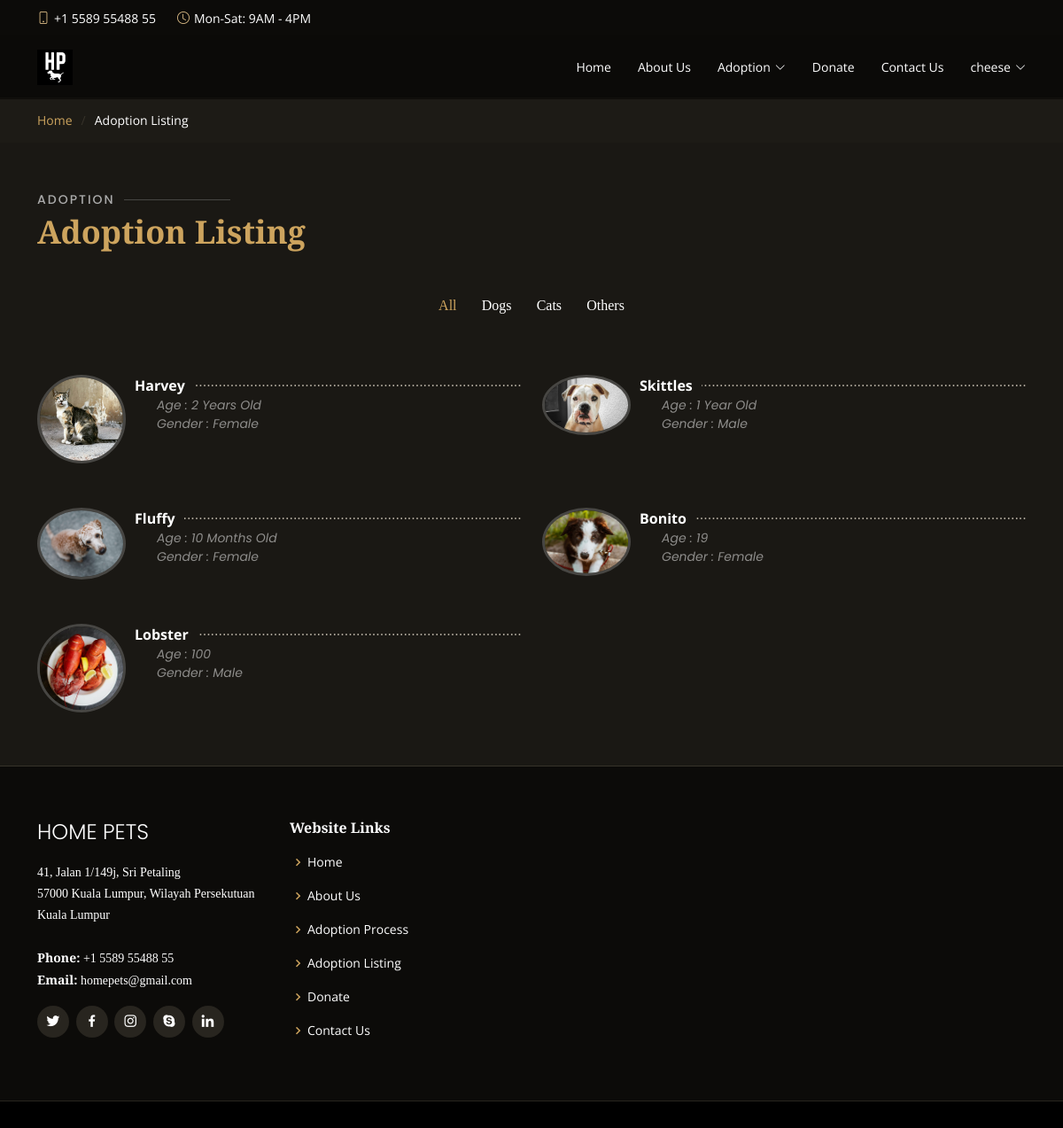
The page /user/adoptionListing.php (signed in) on the database its author committed.
### tables this page shows
CREATE TABLE `animal` (
  `id` int(11) NOT NULL,
  `animalName` varchar(100) NOT NULL,
  `animalType` varchar(100) NOT NULL,
  `gender` varchar(10) NOT NULL,
  `age` varchar(100) NOT NULL,
  `colour` varchar(100) NOT NULL,
  `vaccinated` varchar(10) NOT NULL,
  `dewormed` varchar(10) NOT NULL,
  `neutered` varchar(10) NOT NULL,
  `animalCondition` varchar(100) NOT NULL,
  `imgType` varchar(5) NOT NULL
);

### user/adoptionListing.php (the view, shortened to what this page needs)
<!DOCTYPE html>
<html lang="en">
<head>
  <link href="../assets/vendor/animate.css/animate.min.css" rel="stylesheet">
  <link href="../assets/vendor/aos/aos.css" rel="stylesheet">
  <link href="../assets/vendor/bootstrap/css/bootstrap.min.css" rel="stylesheet">
  <link href="../assets/vendor/bootstrap-icons/bootstrap-icons.css" rel="stylesheet">
  <link href="../assets/vendor/boxicons/css/boxicons.min.css" rel="stylesheet">
  <link href="../assets/vendor/glightbox/css/glightbox.min.css" rel="stylesheet">
  <link href="../assets/vendor/swiper/swiper-bundle.min.css" rel="stylesheet">
  <link href="../assets/css/style.css" rel="stylesheet">
</head>
<body>
  <div id="topbar" class="d-flex align-items-center fixed-top">
    <div class="container d-flex justify-content-center justify-content-md-between">
      <div class="contact-info d-flex align-items-center">
        <i class="bi bi-phone d-flex align-items-center"><span>+1 5589 55488 55</span></i>
        <i class="bi bi-clock d-flex align-items-center ms-4"><span> Mon-Sat: 9AM - 4PM</span></i>
      </div>
    </div>
  </div>
  <header id="header" class="fixed-top d-flex align-items-center">
    <div class="container-fluid container-xl d-flex align-items-center justify-content-lg-between">
      <a href="main.php" class="logo me-auto me-lg-0"><img src="../assets/img/logo.png" alt="" class="img-fluid"></a>
      <nav id="navbar" class="navbar order-last order-lg-0">
        <ul>
          <li><a class="nav-link scrollto" href="main.php">Home</a></li>
          <li><a class="nav-link scrollto" href="aboutUs.php">About Us</a></li>
          <li class="dropdown"><a href="#"><span>Adoption</span> <i class="bi bi-chevron-down"></i></a>
          </li>
          <li><a class="nav-link scrollto" href="donate.php">Donate</a></li>
          <li><a class="nav-link scrollto" href="contactUs.php">Contact Us</a></li>
              <li class='dropdown'><a href='#'><span><?php echo $_SESSION['user']['username']; ?></span><i class='bi bi-chevron-down'></i></a>
          </li>
        </ul>
      </nav>
    </div>
  </header>
  <main id="main">
    <section class="breadcrumbs">
      <div class="container">
        <div class="d-flex justify-content-between align-items-center">
          <ol>
            <li><a href="main.php">Home</a></li>
            <li>Adoption Listing</li>
          </ol>
        </div>
      </div>
    </section>
  </main>
<section id="menu" class="menu section-bg">
  <div class="container" data-aos="fade-up">
    <div class="section-title">
      <h2>Adoption</h2>
      <p>Adoption Listing</p>
    </div>
    <div class="row" data-aos="fade-up" data-aos-delay="100">
      <div class="col-lg-12 d-flex justify-content-center">
        <ul id="menu-flters">
          <li data-filter="*" class="filter-active">All</li>
          <li data-filter=".filter-Dog">Dogs</li>
          <li data-filter=".filter-Cat">Cats</li>
          <li data-filter=".filter-Other">Others</li>
        </ul>
      </div>
    </div>
    <div class="row menu-container" data-aos="fade-up" data-aos-delay="200">
    <?php
          $conn = mysqli_connect("localhost", "root", "", "hpusers");
          $sql = "SELECT animalName, age, gender, colour, imgType, id, animalType FROM animal";
          $result = $conn->query($sql);
          if ($result->num_rows > 0) {
          while($row = $result->fetch_assoc()) {
            echo "<div class='col-lg-6 menu-item filter-" . $row["animalType"] . "'>";
            echo "<img src='../assets/img/animals/" . $row["animalName"] . "." . $row["imgType"] . "' class='menu-img'>";
            echo "<div class='menu-content'>";
            echo "<a href='animalProfile.php?id=" . $row["id"] . "'>". $row["animalName"] . "</a>";
            echo "</div>";
            echo "<div class='menu-ingredients'> Age : " . $row["age"];
            echo "</div>";
            echo "<div class='menu-ingredients'> Gender : " . $row["gender"];
            echo "</div>";
            echo "</div>";
          }
          }
          else {
            echo "0 results";
          }
        ?>
    </div>
  </div>
</section>
  <footer id="footer">
    <div class="footer-top">
      <div class="container">
        <div class="row">
          <div class="col-lg-3 col-md-6">
            <div class="footer-info">
              <h3>Home Pets</h3>
              <p>
                41, Jalan 1/149j, Sri Petaling<br>
                57000 Kuala Lumpur, Wilayah Persekutuan Kuala Lumpur<br><br>
                <strong>Phone:</strong> +1 5589 55488 55<br>
                <strong>Email:</strong> homepets@gmail.com<br>
              </p>
              <div class="social-links mt-3">
                <a href="#" class="twitter"><i class="bx bxl-twitter"></i></a>
                <a href="#" class="facebook"><i class="bx bxl-facebook"></i></a>
                <a href="#" class="instagram"><i class="bx bxl-instagram"></i></a>
                <a href="#" class="google-plus"><i class="bx bxl-skype"></i></a>
                <a href="#" class="linkedin"><i class="bx bxl-linkedin"></i></a>
              </div>
            </div>
          </div>
          <div class="col-lg-2 col-md-6 footer-links">
            <h4>Website Links</h4>
            <ul>
              <li><i class="bx bx-chevron-right"></i> <a href="main.php">Home</a></li>
              <li><i class="bx bx-chevron-right"></i> <a href="#">About Us</a></li>
              <li><i class="bx bx-chevron-right"></i> <a href="adoptionProcess.php">Adoption Process</a></li>
              <li><i class="bx bx-chevron-right"></i> <a href="adoptionListing.php">Adoption Listing</a></li>
              <li><i class="bx bx-chevron-right"></i> <a href="donate.php">Donate</a></li>
              <li><i class="bx bx-chevron-right"></i> <a href="contactUs.php">Contact Us</a></li>
            </ul>
          </div>
        </div>
      </div>
    </div>
</body>
</html>

### rows shown on the page
animal: animalName (picture), animalName "Harvey", age "2 Years Old", gender "Female"
animal: animalName (picture), animalName "Skittles", age "1 Year Old", gender "Male"
animal: animalName (picture), animalName "Fluffy", age "10 Months Old", gender "Female"
animal: animalName (picture), animalName "Bonito", age "19", gender "Female"
animal: animalName (picture), animalName "Lobster", age "100", gender "Male"

### other values the page prints
$_SESSION['user']['username'] "cheese"
